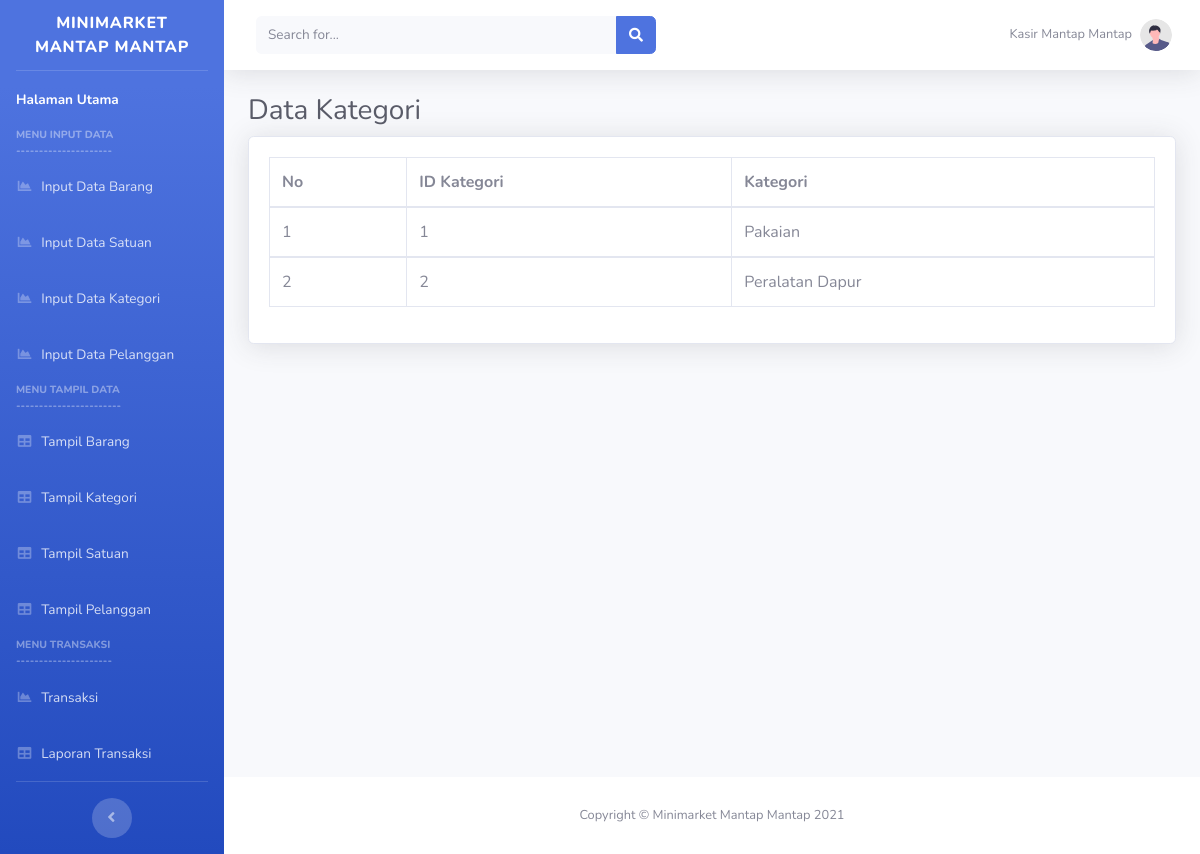
/tampil_kategori.php, run on an earlier commit of the app's database.
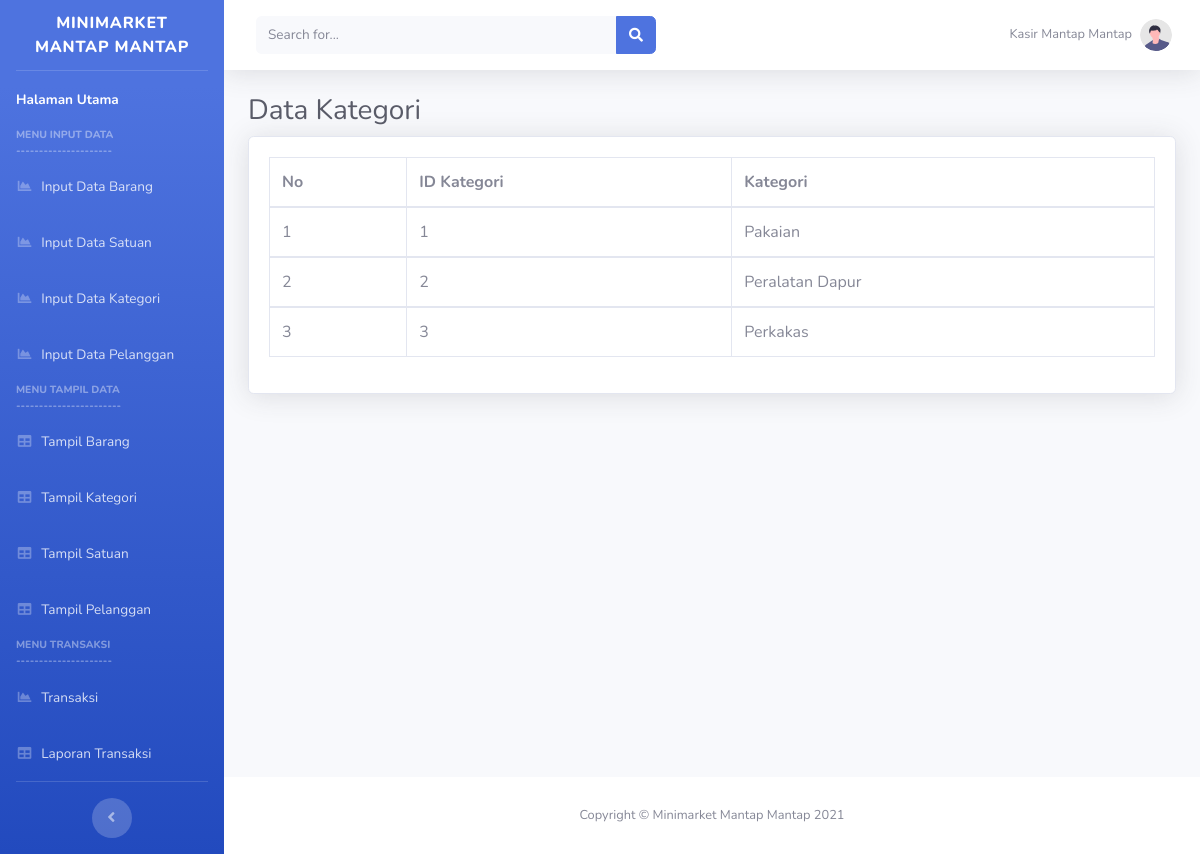
And on a later commit of the database.
### tables this page shows
CREATE TABLE `kategori` (
  `id_kategori` int(11) NOT NULL AUTO_INCREMENT,
  `nama_kategori` varchar(100) DEFAULT NULL,
  PRIMARY KEY (`id_kategori`)
);

### tampil_kategori.php (the view, shortened to what this page needs)
<?php
        include_once("database/connection.php");?>
<!DOCTYPE html>
<html lang="en">
<head>
    <link href="vendor/bootstrap/css/bootstrap.min.css" rel="stylesheet">
    <link href="vendor/fontawesome-free/css/all.min.css" rel="stylesheet" type="text/css">
    <link href="css/sb-admin-2.min.css" rel="stylesheet">
</head>
<body id="page-top">
    <div id="wrapper">
        <?php
         require('sidebar.php');
         require('topbar.php');
        ?>
      <div class="container-fluid">
        <h1 class="h3 mb-2 text-gray-800">Data Kategori</h1>
        <div class="card shadow mb-4">
            <div class="card-body">
                <div class="table-responsive">
                    <table class="table table-bordered" id="dataTable" width="100%" cellspacing="0">
                        <thead>
                            <tr>
                            <th>No</th>
                                <th>ID Kategori</th>
                                <th>Kategori</th>
                            </tr>
                        </thead>
                        <?php
                            $no = 1;
                            $data_kategori = mysqli_query($connect, "SELECT * FROM kategori");
                            while ($d = mysqli_fetch_assoc($data_kategori)) {
                        ?>
                        <tbody>
                            <tr>
                            <td><?php echo $no++;?></td>
                            <td><?php echo $d['id_kategori']; ?></td>
                            <td><?php echo $d['nama_kategori']; ?></td>
                            </tr>
                        </tbody>
                        <?php }; ?>
                    </table>
                </div>
            </div>
        </div>
    </div>
</div>
             <footer class="sticky-footer bg-white">
                <div class="container my-auto">
                    <div class="copyright text-center my-auto">
                        <span>Copyright &copy; Minimarket Mantap Mantap 2021</span>
                    </div>
                </div>
            </footer>
        </div>
    </div>
</body>
</html>

What changed in the data, as far as the page shows it:
added kategori: id_kategori "3", nama_kategori "Perkakas"
